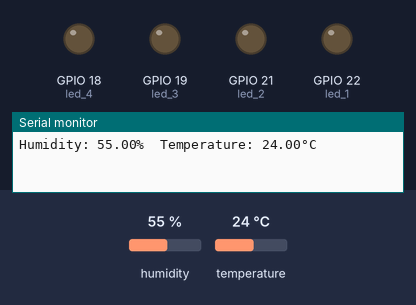
Bench run of a sketch on a simulated ESP32. Parts: output pins drawn as LEDs (lit = HIGH), the last lines printed to the serial monitor. The test bench sets the inputs (shaded band); at power-on: humidity 55 %, temperature 24 °C.

Above: at 0.5 s.
At 3.5 s:
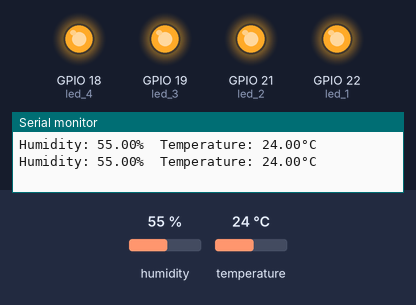
Timing chart, 0 to 4.7 s (numbered marks = the images above):
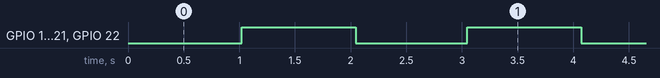

The sketch:

hardwareTest_01.ino
```cpp
#include <DHT.h>

#define led_1  22     //Relay 01
#define led_2  21     //Relay 02
#define led_3  19     //Relay 03
#define led_4  18     //Relay 04

#define DHTPIN 32     // DHT pin
#define DHTTYPE DHT11      //DHT type

DHT dht(DHTPIN, DHTTYPE);   // defined dht object

void setup() {
  pinMode(led_1, OUTPUT);
  pinMode(led_2, OUTPUT);
  pinMode(led_3, OUTPUT);
  pinMode(led_4, OUTPUT);

  Serial.begin(115200);

  dht.begin();

}

void loop() {

humtep();

blink();

}

void blink(){
  digitalWrite(led_1, 0);
  digitalWrite(led_2, 0);
  digitalWrite(led_3, 0);
  digitalWrite(led_4, 0);

  delay(1000);

  digitalWrite(led_1, 1);
  digitalWrite(led_2, 1);
  digitalWrite(led_3, 1);
  digitalWrite(led_4, 1);

  delay(1000);
}


void humtep(){
   float humi = dht.readHumidity();
   float temp = dht.readTemperature();

  Serial.print(F("Humidity: "));
  Serial.print(humi);
  Serial.print(F("%  Temperature: "));
  Serial.print(temp);
  Serial.println(F("°C "));
}
```

Measured:
- by itself, GPIO 18 (led_4), GPIO 19 (led_3), GPIO 21 (led_2), GPIO 22 (led_1): alternates HIGH for 1.0 s and LOW for 1.0 s
